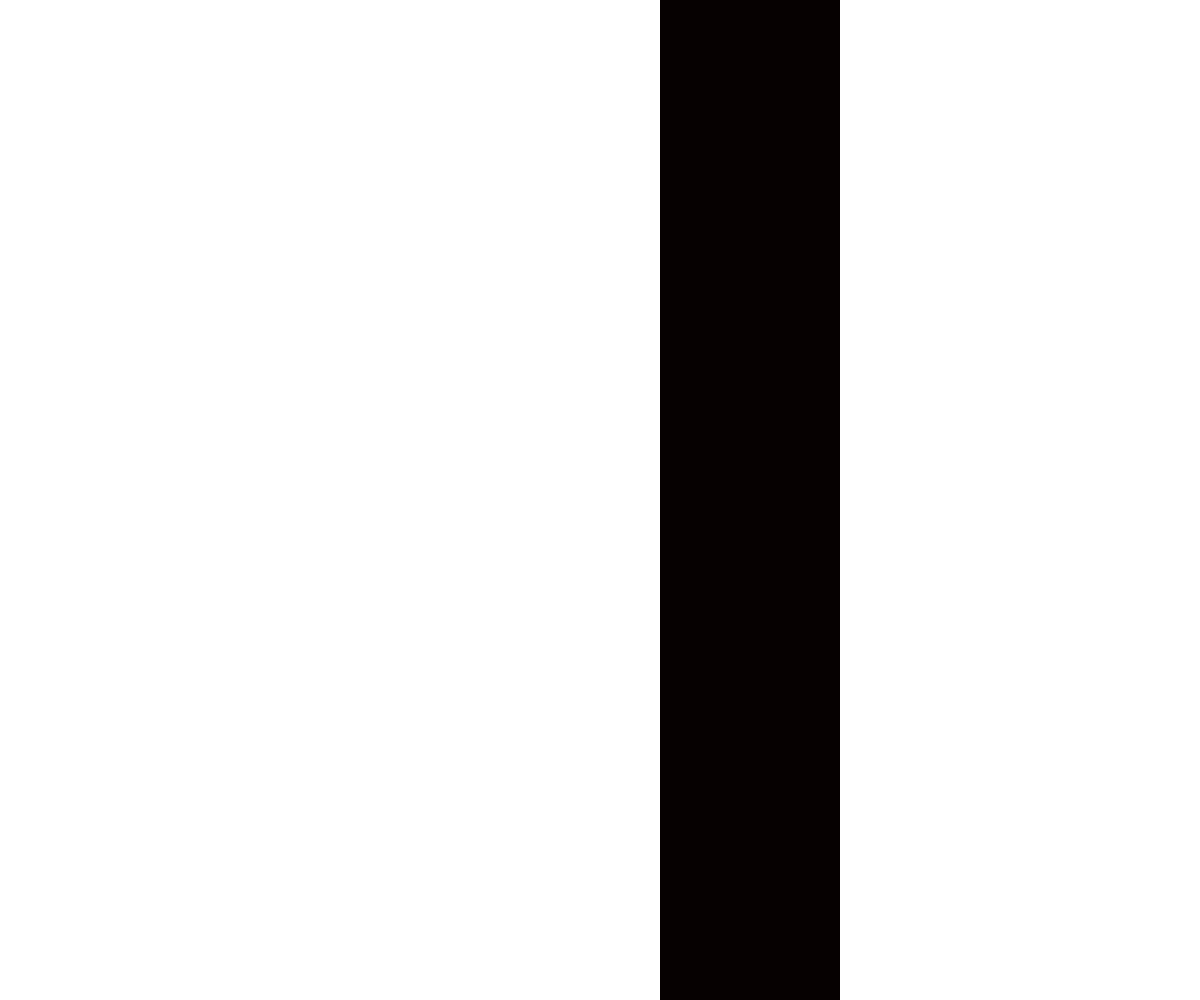
Frame 1 (no input)
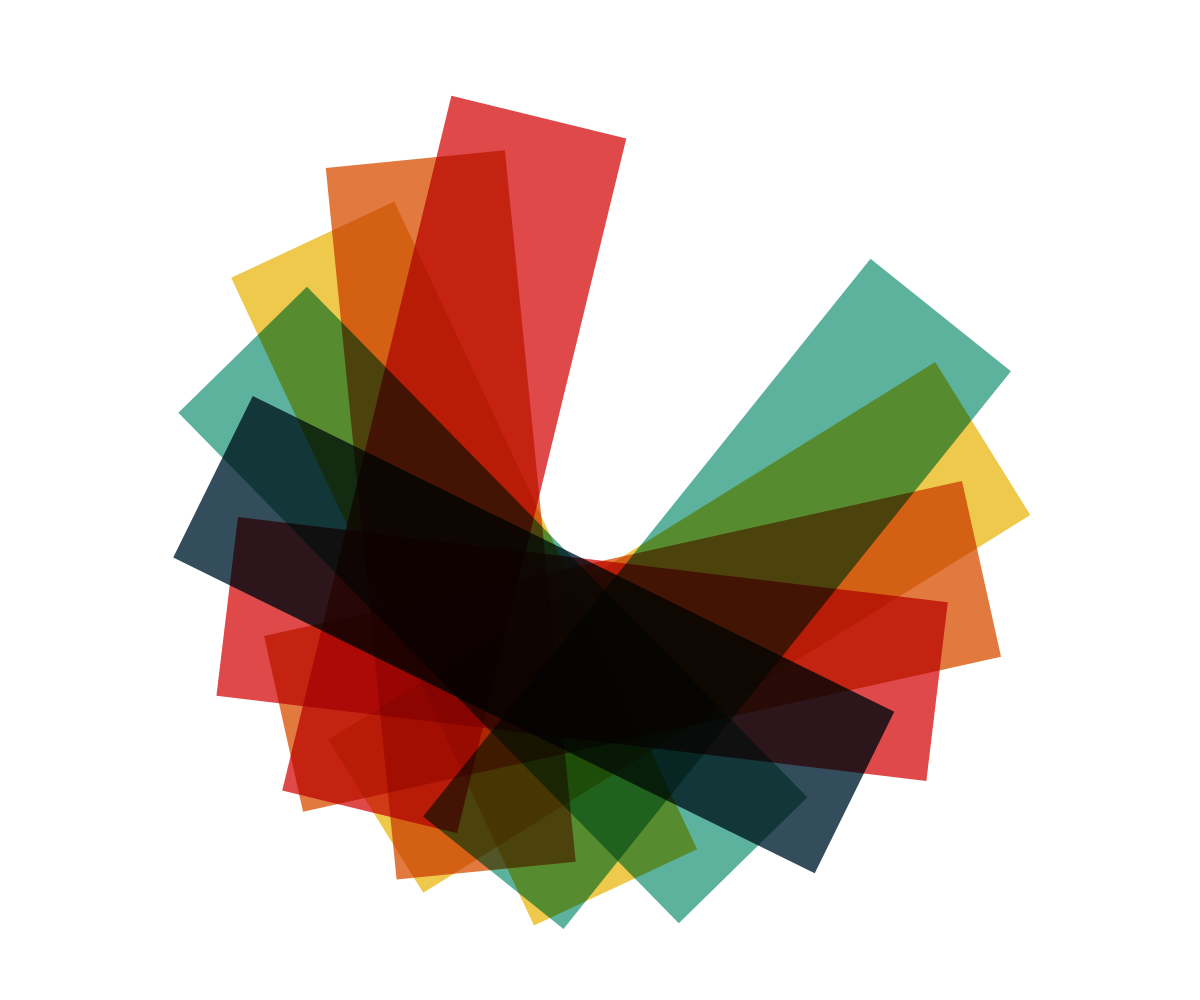
Frame 60 (no input)
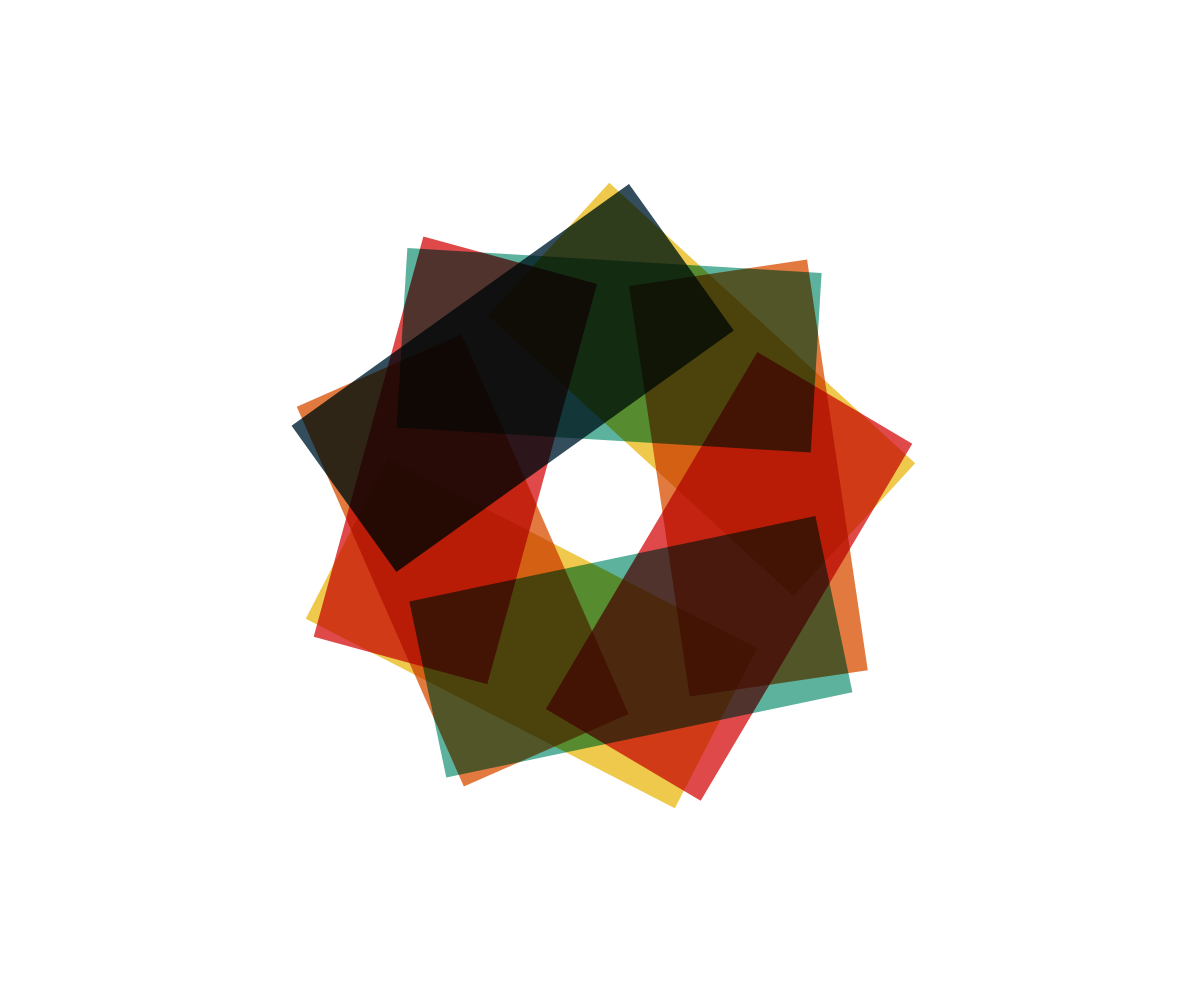
Frame 120 (the mouse pressed at the canvas centre since frame 60)

The p5.js sketch that drew these frames (run headless with seeded random() and noise() and a simulated clock; from frame 60 on, the mouse is pressed at the canvas centre):

// p5.js sketch
// ── sketch.js
/**
 * Source: https://codepen.io/kilianso/pen/dMpbbg
 */


var angle = 0;
var rectHeight = 1000;
var diff = 5;

function setup() {
    var myCanvas = createCanvas(windowWidth, windowHeight);
    noStroke();
    rectMode(CENTER);
    //frameRate(60);
}

function windowResized() {
    resizeCanvas(windowWidth, windowHeight);
}

function draw() {
    background(255);
    blendMode(MULTIPLY);

    push();

    translate(width / 2, height / 2);

    firstrect();
    secondrect();
    thirdrect();
    fourthrect();
    fifthrect();
    sixthrect();
    seventhrect();
    eightrect();
    ninethrect();
    thenthrect();

    pop();

    blendMode(NORMAL);

    angle = angle + 0.0001;

    if (rectHeight > 1000 || rectHeight < 180) {
        diff *= -1;
    }

    rectHeight = rectHeight + diff;
}

function firstrect() {
    rotate(degrees(angle));
    rect(150, 0, 180, rectHeight);
}

function secondrect() {
    //translate(width/8, height/8);
    rotate(degrees(angle));
    fill(92, 178, 157);
    rect(150, 0, 180, rectHeight);
}
function thirdrect() {
    //translate(width/16, height/16);
    rotate(degrees(angle));
    fill(239, 201, 76);
    rect(150, 0, 180, rectHeight);
}

function fourthrect() {
    //translate(width/32, height/32);
    rotate(degrees(angle));
    fill(226, 122, 63);
    rect(150, 0, 180, rectHeight);
}

function fifthrect() {
    //translate(width/64, height/64);
    rotate(degrees(angle));
    fill(223, 73, 73);
    rect(150, 0, 180, rectHeight);
}

function sixthrect() {
    //translate(width/6, height/6);
    rotate(degrees(angle));
    fill(51, 77, 92);
    rect(150, 0, 180, rectHeight);
}

function seventhrect() {
    //translate(width/8, height/8);
    rotate(degrees(angle));
    fill(92, 178, 157);
    rect(150, 0, 180, rectHeight);
}
function eightrect() {
    //translate(width/16, height/16);
    rotate(degrees(angle));
    fill(239, 201, 76);
    rect(150, 0, 180, rectHeight);
}

function ninethrect() {
    //translate(width/32, height/32);
    rotate(degrees(angle));
    fill(226, 122, 63);
    rect(150, 0, 180, rectHeight);
}

function thenthrect() {
    //translate(width/64, height/64);
    rotate(degrees(angle));
    fill(223, 73, 73);
    rect(150, 0, 180, rectHeight);
}
